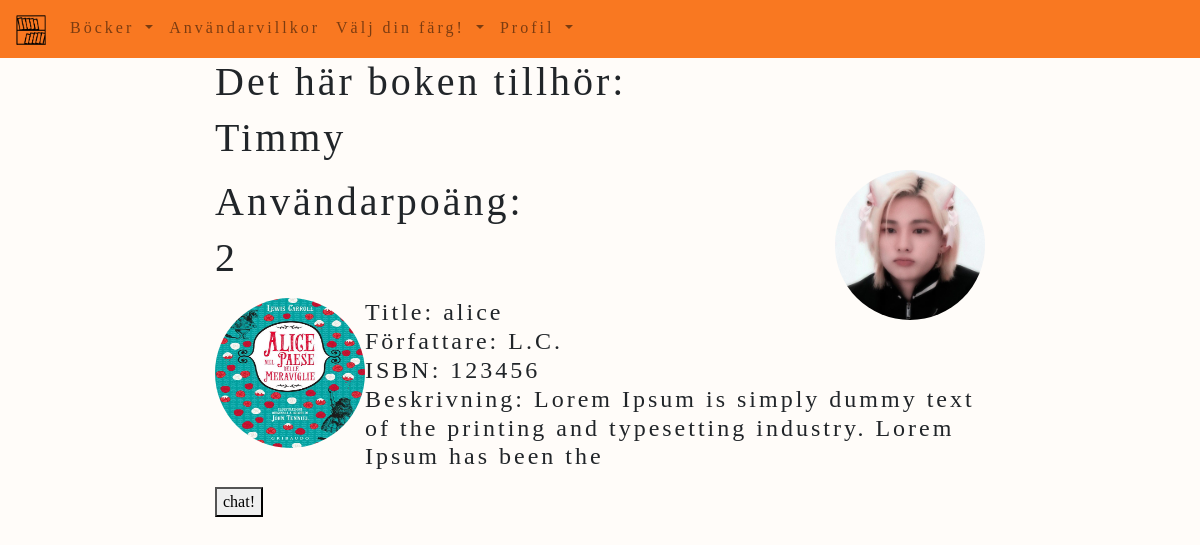
Page /book-file/3 (signed in) on the committed database.
### website/models.py (models this page shows)
class User(db.Model, UserMixin):
    id = db.Column(db.Integer, primary_key = True)
    email = db.Column(db.String(150), unique = True)
    password = db.Column(db.String(150))
    first_name = db.Column(db.String(150))
    books = db.relationship('Book', backref = 'user')
    bio = db.Column(db.String(30000))
    profile_pic = db.Column(db.String())
    score = db.Column(db.Integer, default = 0)

class Book(db.Model):
    id = db.Column(db.Integer, primary_key = True)
    title = db.Column(db.String(150))
    author = db.Column(db.String(150))
    isbn = db.Column(db.String(150))
    review = db.Column(db.String(30000))
    user_id = db.Column(db.Integer, db.ForeignKey('user.id'))
    cover_pic = db.Column(db.String())

### website/views.py (the view)
@views.route('/book-file/<int:book_id>', methods=['GET'])
@login_required
def book_file(book_id):
    book = Book.query.get(book_id)
    id_owner = book.user_id
    user = User.query.filter_by(id=current_user.id).first()
    owner = User.query.filter_by(id=id_owner).first()
    return render_template('book_page.html', book=book, user = user, owner= owner)

### website/templates/book_page.html (shortened to what this page needs)
{% extends "base.html" %}
{% block content %}
<div id="book-page">
    <h1>Det här boken tillhör: </h1>
    <h1>{{owner.first_name}}</h1>
    <div id="user-pic">
    {% if owner.profile_pic %}
    <img src="{{url_for('static', filename='images/' + owner.profile_pic)}}" alt="profile_img" class="rounded-circle" width="150" height="150" align="right">
    {%else%}
    <img src="{{url_for('static', filename='images/emty_profile.jpg')}}" alt="profile_img" class="rounded-circle" width="150" height="150" align="right">
    {%endif%}
  </div>
  <div id="user-points">
    <p><h1>Användarpoäng:</h1>
      {% if owner.score %}
      <h1>{{owner.score}}</h1>
      {%else%}
      <h1>0</h1>
      {%endif%}
    </p>
  </div>
  {% if book.cover_pic %}
  <img src="{{url_for('static', filename='images/' + book.cover_pic)}}" alt="#" class="rounded-circle" width="150" height="150" align="left">
  {%else%}
  <img src="{{url_for('static', filename='images/emty_profile.jpg')}}" alt="#" class="rounded-circle" width="150" height="150" align="left">
  {%endif%}
  <p><h4>Title:  {{book.title}} </br> Författare:  {{book.author}}</br> ISBN: {{book.isbn}} </br>
        Beskrivning:
        {% if book.review|length > 100 %}
            {{ book.review[:100] }}
        {% else %}
            {{ book.review }}
        {% endif %}</h4></p>
  {% if owner.id != user.id%}
    <div>
      <form action="/chat/{{ owner.id }}" method="POST">
        <button type="submit">chat!</button>
      </form>
      {%else%}
      <h1> Boken är redan din </h1>
      {%endif%}
    </div>
</div>
{% endblock %}

### website/static/styles/style.css (style rules this page uses)
body { background-color: #fffcf9; font-family: "Palatino Linotype", "Book Antiqua", Palatino, serif; letter-spacing: 3px; }

### rows in the picture
User: first_name "Timmy", profile_pic (picture), score "2"
Book: cover_pic (picture), title "alice", author "L.C.", isbn "123456", review "Lorem Ipsum is simply dummy text of the printing and typesetting industry. Lorem Ipsum has been the"
